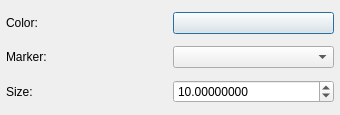
<?xml version="1.0" encoding="UTF-8"?>
<ui version="4.0">
 <class>beam_marker_style_editor</class>
 <widget class="QDialog" name="beam_marker_style_editor">
  <property name="geometry">
   <rect>
    <x>0</x>
    <y>0</y>
    <width>340</width>
    <height>115</height>
   </rect>
  </property>
  <property name="sizePolicy">
   <sizepolicy hsizetype="Preferred" vsizetype="Preferred">
    <horstretch>0</horstretch>
    <verstretch>0</verstretch>
   </sizepolicy>
  </property>
  <property name="windowTitle">
   <string>Beam Marker Style Editor</string>
  </property>
  <layout class="QGridLayout" name="gridLayout">
   <property name="leftMargin">
    <number>6</number>
   </property>
   <property name="topMargin">
    <number>6</number>
   </property>
   <property name="rightMargin">
    <number>6</number>
   </property>
   <property name="bottomMargin">
    <number>6</number>
   </property>
   <item row="0" column="0">
    <widget class="QLabel" name="color_label">
     <property name="text">
      <string>Color:</string>
     </property>
     <property name="buddy">
      <cstring>color</cstring>
     </property>
    </widget>
   </item>
   <item row="0" column="1">
    <widget class="QPushButton" name="color">
     <property name="text">
      <string/>
     </property>
    </widget>
   </item>
   <item row="1" column="1">
    <widget class="QComboBox" name="marker">
     <property name="styleSheet">
      <string notr="true">combobox-popup: 0;</string>
     </property>
     <property name="currentText">
      <string/>
     </property>
     <property name="maxVisibleItems">
      <number>5</number>
     </property>
    </widget>
   </item>
   <item row="1" column="0">
    <widget class="QLabel" name="marker_label">
     <property name="text">
      <string>Marker:</string>
     </property>
     <property name="buddy">
      <cstring>marker</cstring>
     </property>
    </widget>
   </item>
   <item row="2" column="0">
    <widget class="QLabel" name="markersize_label">
     <property name="text">
      <string>Size:</string>
     </property>
     <property name="buddy">
      <cstring>markersize</cstring>
     </property>
    </widget>
   </item>
   <item row="2" column="1">
    <widget class="ScientificDoubleSpinBox" name="markersize">
     <property name="keyboardTracking">
      <bool>false</bool>
     </property>
     <property name="decimals">
      <number>8</number>
     </property>
     <property name="maximum">
      <double>100000.000000000000000</double>
     </property>
     <property name="value">
      <double>10.000000000000000</double>
     </property>
    </widget>
   </item>
  </layout>
 </widget>
 <customwidgets>
  <customwidget>
   <class>ScientificDoubleSpinBox</class>
   <extends>QDoubleSpinBox</extends>
   <header>scientificspinbox.h</header>
  </customwidget>
 </customwidgets>
 <tabstops>
  <tabstop>color</tabstop>
 </tabstops>
 <resources/>
 <connections/>
</ui>
